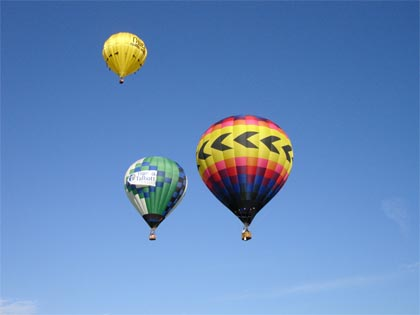
#> input picture images/hot_air_balloon.jpg, 420 x 315 px
$ python e.historgram.py
#> lines starting #> are read from the running program, lines starting #| are printed output that depends on the picture; after the words box and inside, x2 and y2 are one past the last pixel; in counts of white or black regions, pixels touching at a corner belong together
# Histogram check distribution of pixels

import cv2 as cv
import matplotlib.pyplot as plt
import numpy as np

img = cv.imread('images/hot_air_balloon.jpg')
#> img is the input picture: shape (315, 420, 3); mean B, G, R 188.8, 138.5, 101.2
cv.imshow('Hot Air Balloon', img)

blank = np.zeros(img.shape[:2], dtype='uint8')

gray = cv.cvtColor(img, cv.COLOR_BGR2GRAY)
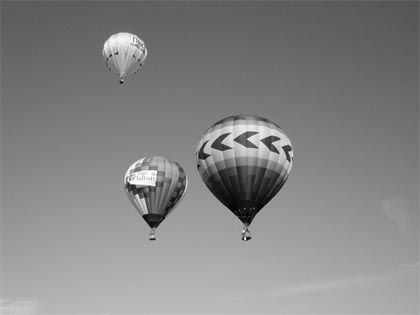
#> gray: shape (315, 420); min 0, max 255, mean 133
cv.imshow('Gray', gray)

circle = cv.circle(blank, (img.shape[1]//2, img.shape[0]//2), 100, 255, -1)
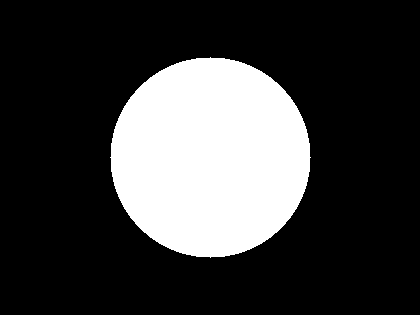
#> blank: shape (315, 420); 23.7% white; 1 white region, box (x1, y1, x2, y2) and area: (110, 57, 311, 258) 31417

mask = cv.bitwise_and(gray, gray, mask=circle)
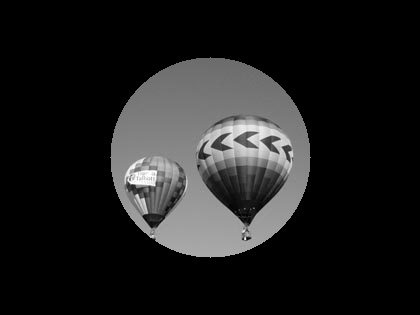
#> mask: shape (315, 420); min 0, max 255, mean 30.2
cv.imshow('Mask', mask)
#Grayscale historgram
gray_hist = cv.calcHist([gray], [0], mask, [256], [0,256])
#> gray_hist = 256 values, max 722 at index 121, min 0 at index 0, mean 122.7

# [9 lines of commented-out code are left out]
plt.figure()
plt.title('Grayscale Histogram')
plt.xlabel('Bins')
plt.ylabel('# of pixel')
colors = ('b', 'g', 'r')
for i,col in enumerate(colors):
    hist = cv.calcHist([img], [i], mask,[256],[0,256])
    plt.plot(hist,color=col)
    plt.xlim([0,256])
plt.show()
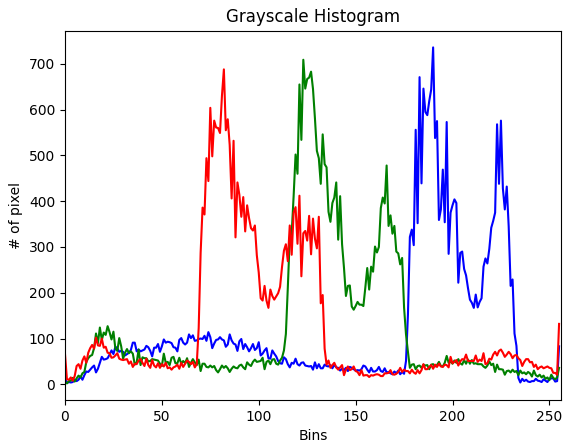
#> figure drawn by matplotlib, 1 panel; curve peaks at x = 190, y = 736; curve peaks at x = 123, y = 709; curve peaks at x = 82, y = 688
cv.waitKey(0)

$ run again, with images/people_group.jpg copied over images/hot_air_balloon.jpg
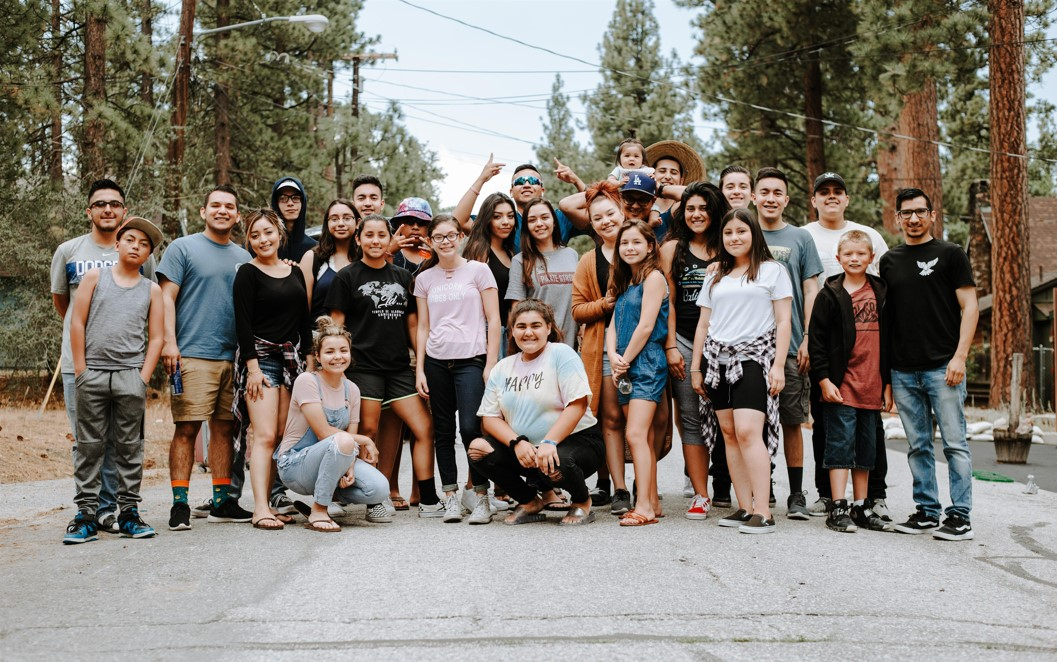
#> input picture images/people_group.jpg, 1057 x 662 px
#> img is the input picture: shape (662, 1057, 3); mean B, G, R 116, 125.3, 132.5
#> `circle = cv.circle(blank, (img.shape[1]//2, img.shape[0]//2), 100, 255..`:
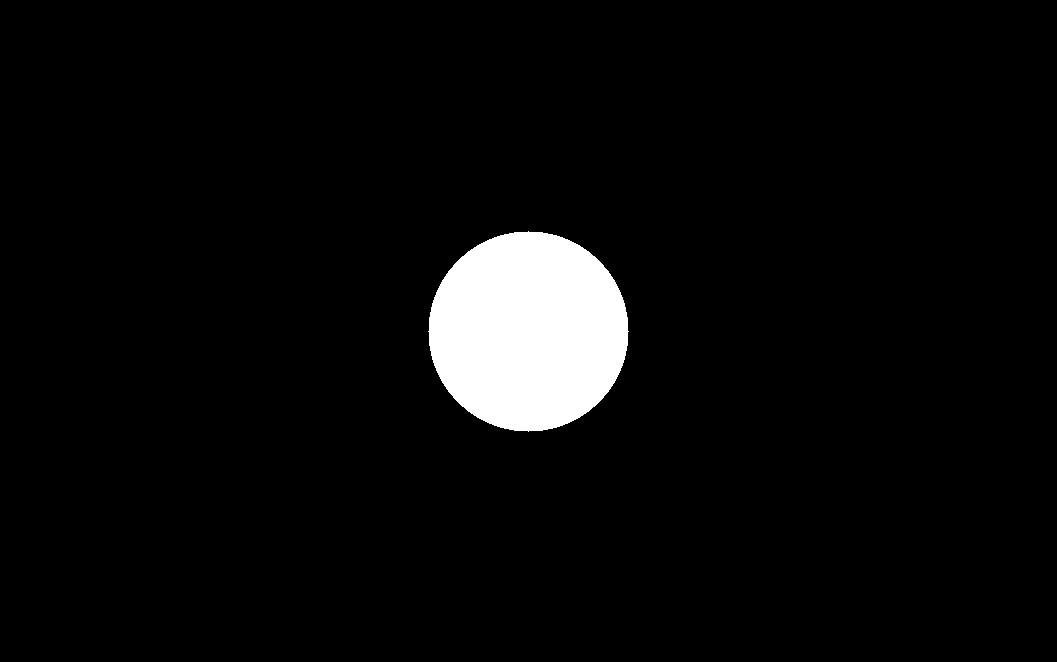
#> blank: shape (662, 1057); 4.5% white; 1 white region, box (x1, y1, x2, y2) and area: (428, 231, 629, 432) 31417
#> gray_hist = 256 values, max 297 at index 215, min 0 at index 0, mean 122.6
#> `plt.show()`:
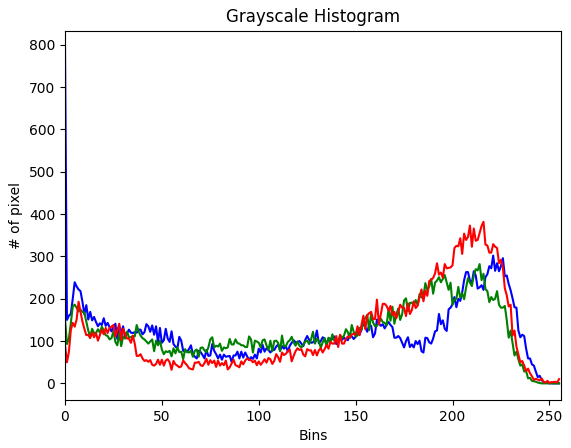
#> figure drawn by matplotlib, 1 panel; curve peaks at x = 0, y = 794; curve peaks at x = 214, y = 282; curve peaks at x = 216, y = 382
